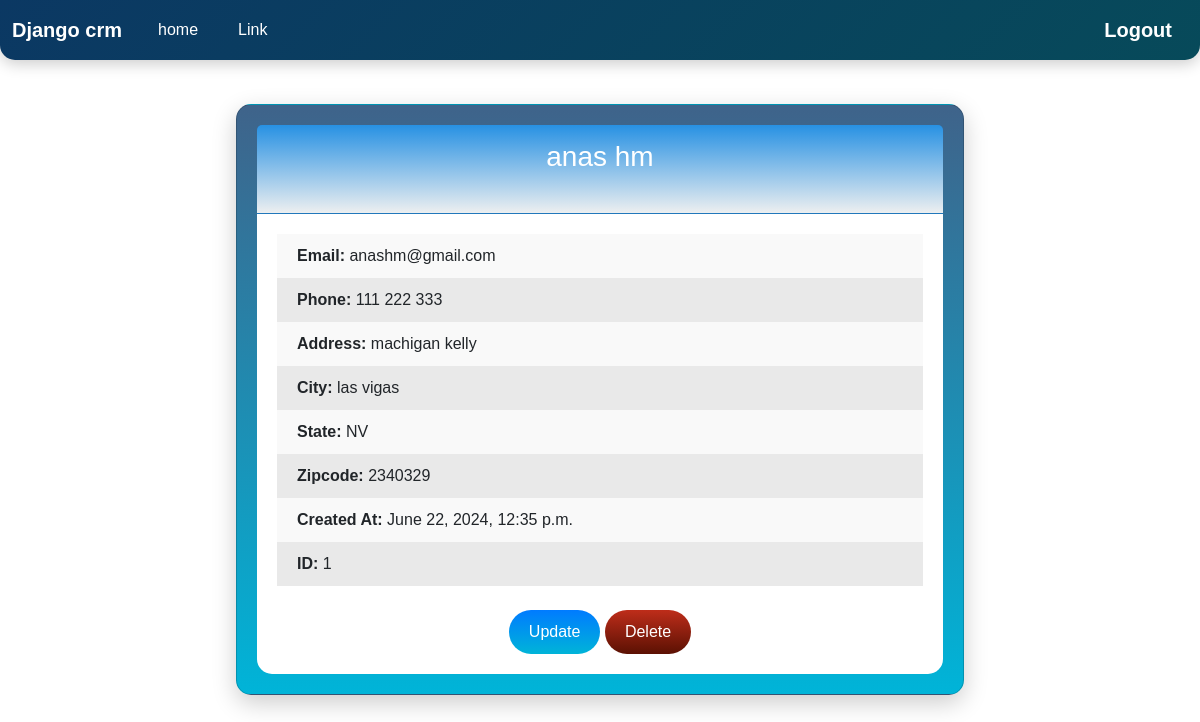
The page /record/1 (signed in) on the database its author committed.
### app/models.py (models this page shows, shortened)
class Record(models.Model):
    created_at = models.DateTimeField(auto_now_add=True)
    first_name = models.CharField(max_length=50)
    last_name = models.CharField(max_length=50)
    email = models.CharField(max_length=100)
    phone = models.CharField(max_length=15)
    address = models.CharField(max_length=100)
    city = models.CharField(max_length=50)
    state = models.CharField(max_length=50)
    zipcode = models.CharField(max_length=20)

### app/views.py (the view)
# urls.py: path('record/<int:id>', views.record, name='record'),
def record(request, id):
    if request.user.is_authenticated:
        try:
            record = Record.objects.get(pk=id)
            return render(request, 'record.html', {'record': record})
        except Record.DoesNotExist:
            messages.error(request, "The ID does not match any Record...")
            return redirect('home')
    else:
        messages.error(request, "You must be logged in to view the record")
        return redirect('home')

### app/templates/record.html (shortened to what this page needs)
{% extends "base.html" %}
{% load static %}
{% block content %}
<link rel="stylesheet" href="{% static 'css/record.css' %}">
<div class="container">
    <div class="col-md-8 offset-md-2">
        <div class="card animated-card">
            {% if user.is_authenticated %}
                <div class="card-header text-center">
                    <h3 class="mb-4">{{ record.first_name }} {{ record.last_name }}</h3>
                </div>
                <div class="card-body">
                    <ul class="list-group list-group-flush">
                        <li class="list-group-item"><strong>Email:</strong> {{ record.email }}</li>
                        <li class="list-group-item"><strong>Phone:</strong> {{ record.phone }}</li>
                        <li class="list-group-item"><strong>Address:</strong> {{ record.address }}</li>
                        <li class="list-group-item"><strong>City:</strong> {{ record.city }}</li>
                        <li class="list-group-item"><strong>State:</strong> {{ record.state }}</li>
                        <li class="list-group-item"><strong>Zipcode:</strong> {{ record.zipcode }}</li>
                        <li class="list-group-item"><strong>Created At:</strong> {{ record.created_at }}</li>
                        <li class="list-group-item"><strong>ID:</strong> {{ record.id }}</li>
                    </ul>
                    <div class="action-buttons mt-4 text-center">
                        <a href="{% url 'update_record' record.pk %}" class="btn btn-danger btn-update">Update</a>
                        <form method="POST" action="{% url 'delete_record' record.pk %}" style="display:inline;" onsubmit="return confirmDelete();">
                            <button type="submit" class="btn btn-danger btn-delete">Delete</button>
                        </form>
                    </div>
                </div>
            {% endif %}
        </div>
    </div>
</div>
{% endblock %}

### static/css/record.css (style rules this page uses)
body { background: url('path/to/your/background-image.jpg') no-repeat center center fixed; background-size: cover; font-family: 'Arial', sans-serif; }
.container { margin-top: 10px; }
.animated-card { background: linear-gradient(to bottom, #3f638a, #00b4d8); border-radius: 15px; box-shadow: 0 8px 25px rgba(0, 0, 0, 0.2); padding: 20px; animation: fadeInUp 1s ease-in-out; }
.card-header { background: linear-gradient(to bottom, #2791e3, #edeff0); color: white; border-radius: 15px 15px 0 0; padding: 15px; }
.card-body { background: white; border-radius: 0 0 15px 15px; padding: 20px; }
.list-group-item { border: none; padding: 10px 20px; }
.list-group-item:nth-child(odd) { background-color: #f9f9f9; }
.list-group-item:nth-child(even) { background-color: #e9e9e9; }
.btn-danger { background: linear-gradient(to bottom, #dc3545, #b02a37); border: none; border-radius: 25px; padding: 10px 20px; color: white; transition: background 0.3s ease; }
.btn-update { background: linear-gradient(to bottom, #007bff, #00b4d8); }
.btn-delete { background: linear-gradient(to bottom, #be2d1a, #5b1103); }

### rows shown on the page
Record: first_name "anas", last_name "hm", email "anashm@gmail.com", phone "111 222 333", address "machigan kelly", city "las vigas", state "NV", zipcode "2340329", created_at "June 22, 2024, 12:35 p.m.", id "1"
